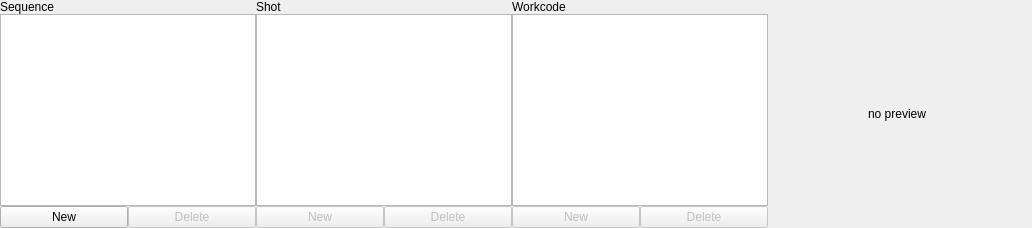
      <widget class="QWidget" name="layoutWidget">
       <layout class="QHBoxLayout" name="shotHBoxLayout">
        <property name="spacing">
         <number>0</number>
        </property>
        <property name="margin">
         <number>0</number>
        </property>
        <item>
         <layout class="QGridLayout">
          <property name="margin">
           <number>0</number>
          </property>
          <property name="spacing">
           <number>0</number>
          </property>
          <item row="0" column="0" colspan="2">
           <widget class="QLabel" name="label_7">
            <property name="text">
             <string>Sequence</string>
            </property>
           </widget>
          </item>
          <item row="1" column="0" colspan="2">
           <widget class="QListWidget" name="sequenceScrollList"/>
          </item>
          <item row="2" column="0">
           <widget class="QPushButton" name="sequenceNewButton">
            <property name="text">
             <string>New</string>
            </property>
           </widget>
          </item>
          <item row="2" column="1">
           <widget class="QPushButton" name="sequenceRemoveButton">
            <property name="enabled">
             <bool>false</bool>
            </property>
            <property name="text">
             <string>Delete</string>
            </property>
           </widget>
          </item>
         </layout>
        </item>
        <item>
         <layout class="QGridLayout">
          <property name="margin">
           <number>0</number>
          </property>
          <property name="spacing">
           <number>0</number>
          </property>
          <item row="0" column="0" colspan="2">
           <widget class="QLabel" name="label_8">
            <property name="text">
             <string>Shot</string>
            </property>
           </widget>
          </item>
          <item row="1" column="0" colspan="2">
           <widget class="QListWidget" name="shotScrollList">
            <property name="contextMenuPolicy">
             <enum>Qt::CustomContextMenu</enum>
            </property>
           </widget>
          </item>
          <item row="2" column="0">
           <widget class="QPushButton" name="shotNewButton">
            <property name="enabled">
             <bool>false</bool>
            </property>
            <property name="text">
             <string>New</string>
            </property>
           </widget>
          </item>
          <item row="2" column="1">
           <widget class="QPushButton" name="shotRemoveButton">
            <property name="enabled">
             <bool>false</bool>
            </property>
            <property name="text">
             <string>Delete</string>
            </property>
           </widget>
          </item>
         </layout>
        </item>
        <item>
         <layout class="QGridLayout">
          <property name="margin">
           <number>0</number>
          </property>
          <property name="spacing">
           <number>0</number>
          </property>
          <item row="0" column="0" colspan="2">
           <widget class="QLabel" name="label_9">
            <property name="text">
             <string>Workcode</string>
            </property>
           </widget>
          </item>
          <item row="1" column="0" colspan="2">
           <widget class="QListWidget" name="shotComponentScrollList"/>
          </item>
          <item row="2" column="0">
           <widget class="QPushButton" name="shotComponentNewButton">
            <property name="enabled">
             <bool>false</bool>
            </property>
            <property name="text">
             <string>New</string>
            </property>
           </widget>
          </item>
          <item row="2" column="1">
           <widget class="QPushButton" name="shotComponentRemoveButton">
            <property name="enabled">
             <bool>false</bool>
            </property>
            <property name="text">
             <string>Delete</string>
            </property>
           </widget>
          </item>
         </layout>
        </item>
        <item>
         <spacer name="horizontalSpacer_3">
          <property name="orientation">
           <enum>Qt::Horizontal</enum>
          </property>
          <property name="sizeHint" stdset="0">
           <size>
            <width>100</width>
            <height>20</height>
           </size>
          </property>
         </spacer>
        </item>
        <item>
         <widget class="QLabel" name="shotPreviewImage">
          <property name="minimumSize">
           <size>
            <width>164</width>
            <height>105</height>
           </size>
          </property>
          <property name="maximumSize">
           <size>
            <width>164</width>
            <height>105</height>
           </size>
          </property>
          <property name="text">
           <string>no preview</string>
          </property>
          <property name="scaledContents">
           <bool>true</bool>
          </property>
         </widget>
        </item>
       </layout>
      </widget>
